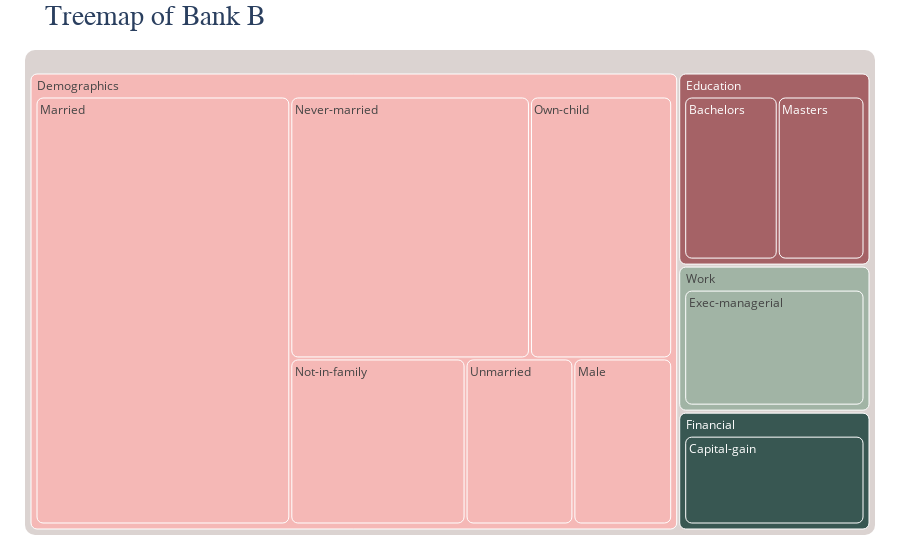

Notebook cell for this chart:
### Code cell
dfB = pd.DataFrame(dataB)

color_mapB = {
    "BankB_Demographics": "#F5B8B6",
    "BankB_Education": "#A56266",
    "BankB_Work": "#A1B4A5",
    "BankB_Financial": "#385752"
}

dfB["ColorCategory"] = dfB["Bank"] + "_" + dfB["Category"]

fig = px.treemap(
    dfB,
    path=["Category", "Feature"],
    values="Score",
    color="ColorCategory",
    color_discrete_map=color_mapB,
    title="Treemap of Bank B"
)
fig.update_layout(
    title_font_size=28,
    title_font_family="Helvetica Neue",
    margin=dict(t=50, l=25, r=25, b=25),
)

fig.update_traces(
    root_color="#DBD3D1",
    marker=dict(cornerradius=10)
)
fig.show()

### Figure 1 — Plotly figure (JSON) as saved in the notebook; plotly's stock layout.template omitted (floating-point values rounded to 4 significant figures)
{"data": [{"branchvalues": "total", "customdata": [["BankB_Education"], ["BankB_Financial"], ["BankB_Work"], ["BankB_Demographics"], ["BankB_Demographics"], ["BankB_Demographics"], ["BankB_Demographics"], ["BankB_Demographics"], ["BankB_Education"], ["BankB_Demographics"], ["BankB_Demographics"], ["BankB_Education"], ["BankB_Financial"], ["BankB_Work"]], "domain": {"x": [0, 1], "y": [0, 1]}, "hovertemplate": "labels=%{label}<br>Score=%{value}<br>parent=%{parent}<br>id=%{id}<br>ColorCategory=%{customdata[0]}<extra></extra>", "ids": ["Education/Bachelors", "Financial/Capital-gain", "Work/Exec-managerial", "Demographics/Male", "Demographics/Never-married", "Demographics/Own-child", "Demographics/Not-in-family", "Demographics/Unmarried", "Education/Masters", "Demographics/Married", "Demographics", "Education", "Financial", "Work"], "labels": ["Bachelors", "Capital-gain", "Exec-managerial", "Male", "Never-married", "Own-child", "Not-in-family", "Unmarried", "Masters", "Married", "Demographics", "Education", "Financial", "Work"], "marker": {"colors": ["#A56266", "#385752", "#A1B4A5", "#F5B8B6", "#F5B8B6", "#F5B8B6", "#F5B8B6", "#F5B8B6", "#A56266", "#F5B8B6", "#F5B8B6", "#A56266", "#385752", "#A1B4A5"], "cornerradius": 10}, "name": "", "parents": ["Education", "Financial", "Work", "Demographics", "Demographics", "Demographics", "Demographics", "Demographics", "Education", "Demographics", "", "", "", ""], "root": {"color": "#DBD3D1"}, "type": "treemap", "values": [7144.0, 8476.0, 10420.0, 6634, 25380.0, 15060.0, 11770.0, 7239.0, 6627, 44090.0, 110200.0, 13770.0, 8476.0, 10420.0]}], "layout": {"legend": {"tracegroupgap": 0}, "margin": {"b": 25, "l": 25, "r": 25, "t": 50}, "title": {"font": {"family": "Helvetica Neue", "size": 28}, "text": "Treemap of Bank B"}}}
